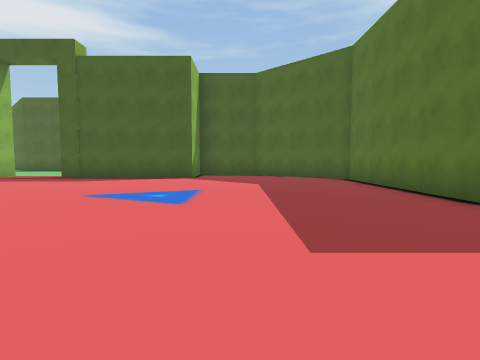
[1] (above)

16 first-person views from a walk through a scene from a Unity 3-D project. The camera is 1.2 m above the floor, tilts 4° down and sees 80° across. The floor is counted in squares, 2 m on a side. Each view is taken from the middle of a square. On the plan, view 1 faces up. The plan holds only what a view shows up to about 9 squares ahead; the rest is blank. The place goes on beyond the plan. Some surface patterns are stand-ins.

[2]
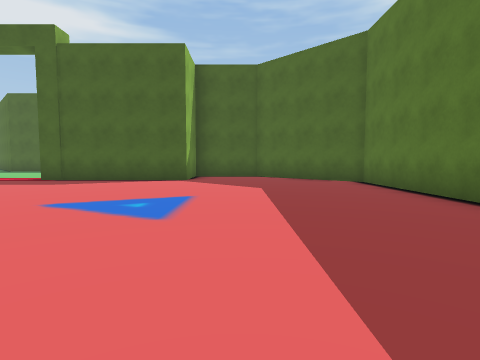

[3]
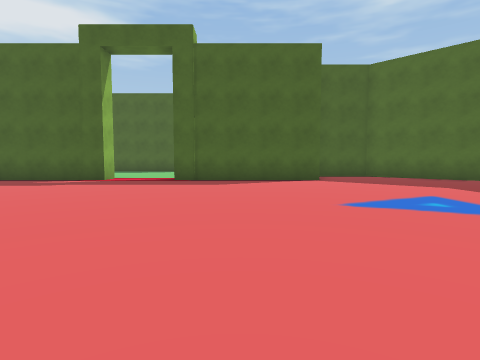

[4]
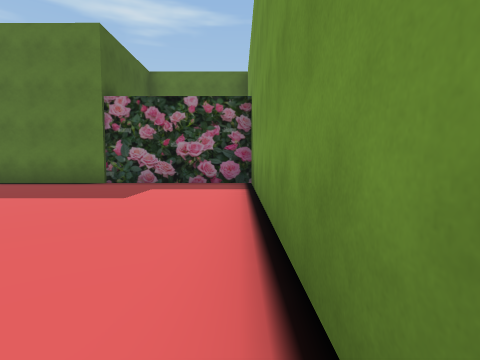

[5]
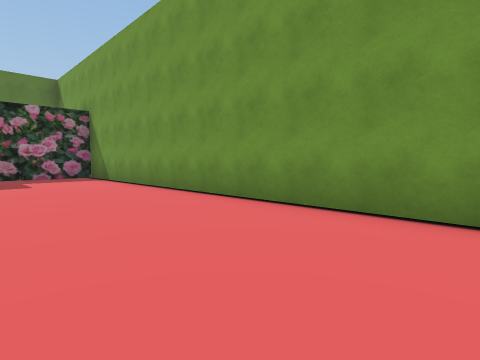

[6]
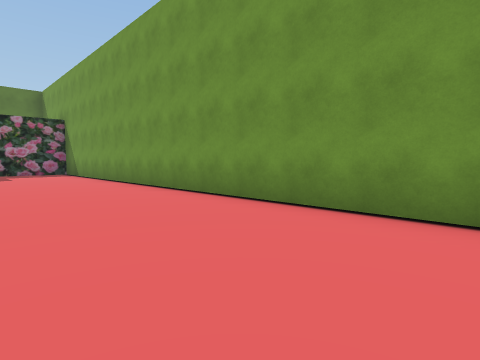

[7]
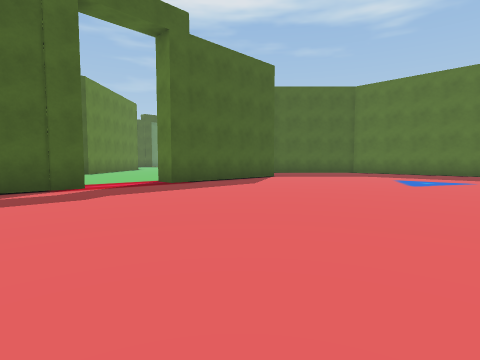

[8]
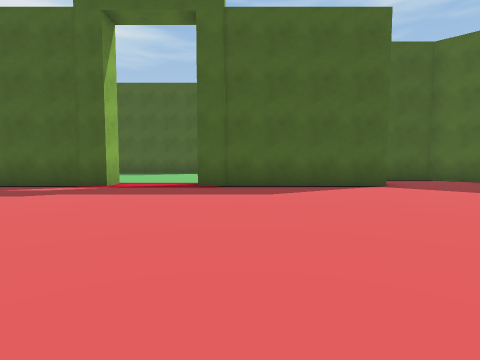

[9]
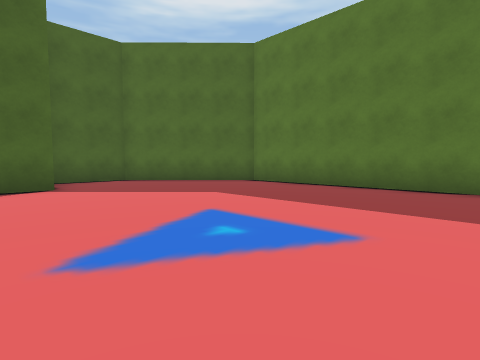

[10]
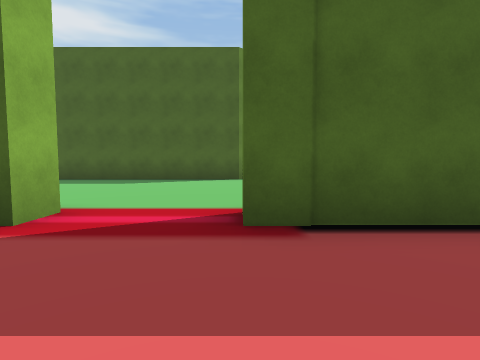

[11]
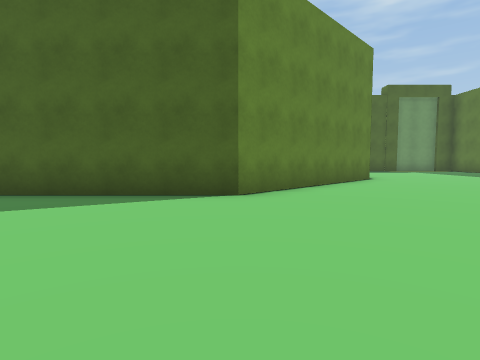

[12]
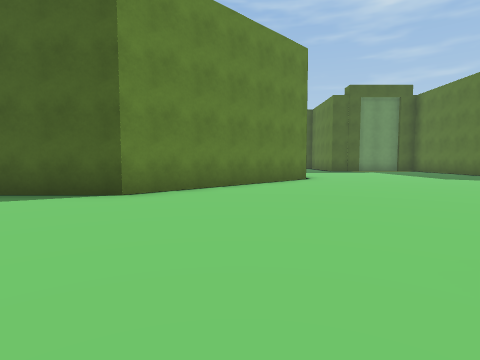

[13]
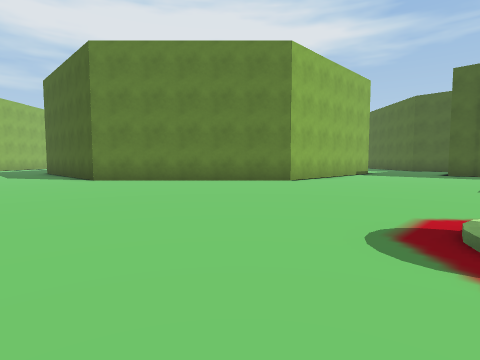

[14]
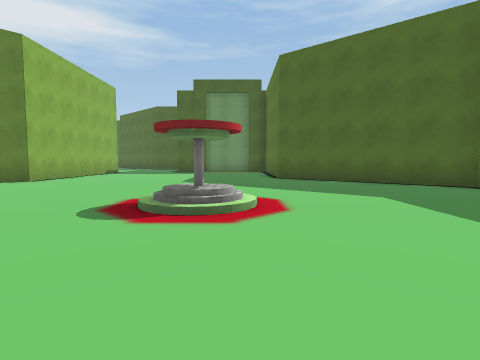

[15]
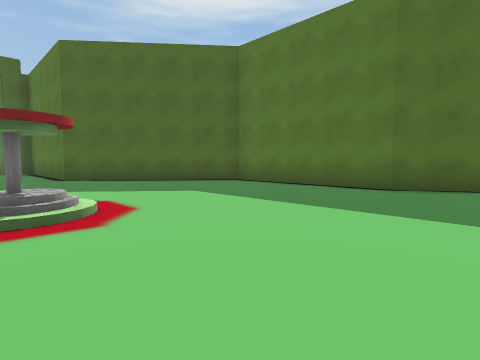

[16]
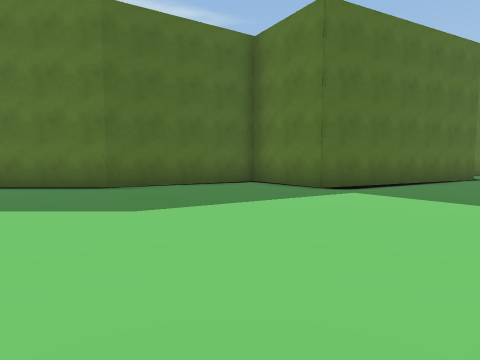

### Floor plan
Points are (right, up) in squares from view 1. A wall is a line through its corners. A room is listed if a view was taken in it or the views show most of it. See-through windows are left out.
Room 1 (views 1, 2, 3, 4, 5, 6, 7, 8, 9, 10)
walls: (-1.5, 9.6) (-6, 9.6) (-6, 10.2); (-8.1, 10.4) (-8.1, 9.6) (-10.5, 9.6); (-9.8, -0.3) (3.4, -0.3) (3.4, 8.8) (0.6, 11.5) (-1.2, 11.5)
ways out: opening at (-7, 10) to room 2
Room 2 (views 11, 12, 13, 14, 15, 16)
walls: (-1.9, 21) (-1.9, 20) (-6, 15.9) (-10.5, 15.9); (11.3, 4.8) (9.2, 9.2) (11.1, 10.6) (9.2, 13.9) (9.2, 18.3) (5.3, 21.6) (5.3, 22.5)
ways out: opening at (-7, 10) to room 1; opening at (9.5, 5)
objects: fountain (3, 16) to (4, 16)

Where each view was taken, in squares from view 1:
view 1: 0 up, 0 right, facing up
view 2: 1 up, 0 right, facing up
view 3: 1 up, 4 left, facing up
view 4: 0 up, 4 left, facing right
view 5: 3 up, 7 left, facing down-right
view 6: 3 up, 10 left, facing down-right
view 7: 3 up, 10 left, facing up-right
view 8: 3 up, 5 left, facing up
view 9: 3 up, 3 left, facing up-right
view 10: 7 up, 6 left, facing up
view 11: 11 up, 6 left, facing up
view 12: 11 up, 4 left, facing up
view 13: 13 up, 3 right, facing up-left
view 14: 12 up, 4 right, facing up
view 15: 12 up, 3 right, facing up-right
view 16: 11 up, 3 right, facing right
